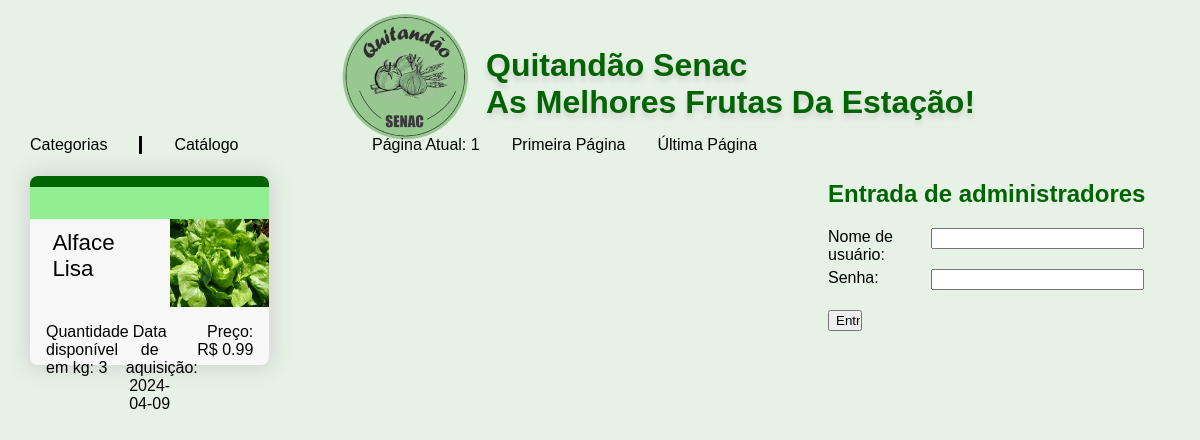
Before: /segunda_pag.php?nr_pag=1&id_cat=2 with the older database file.
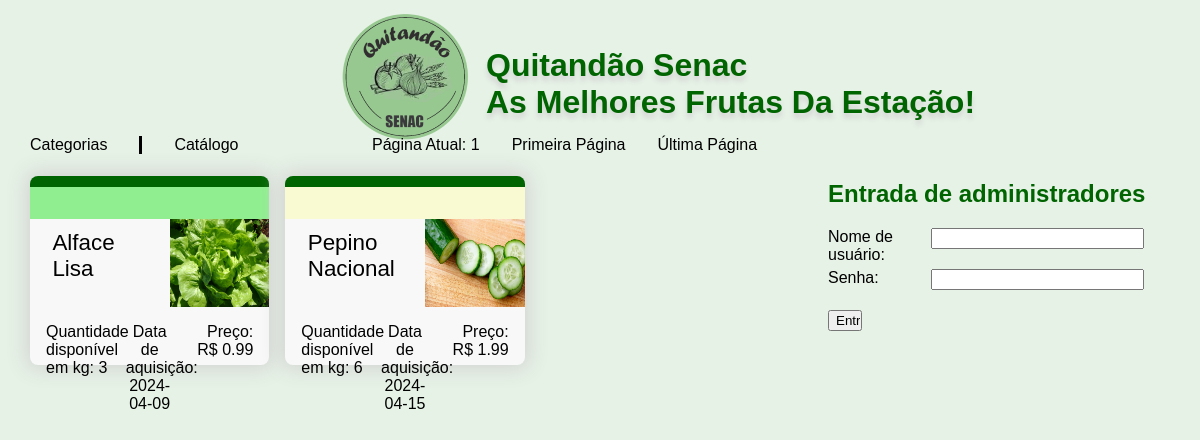
After: the same page with the newer database file.
### tables this page shows
CREATE TABLE `produtos` (
  `id_produto` int NOT NULL AUTO_INCREMENT,
  `nome_produto` varchar(255) NOT NULL,
  `foto_produto` varchar(255) NOT NULL DEFAULT 'Sem Foto',
  `estado` varchar(100) NOT NULL DEFAULT 'Bom',
  `quantidade` int NOT NULL,
  `preco` float(4,2) NOT NULL,
  `data_adicao` date NOT NULL,
  `id_categoria` int NOT NULL,
  PRIMARY KEY (`id_produto`),
  KEY `fk_produto_categoria` (`id_categoria`),
  CONSTRAINT `fk_produto_categoria` FOREIGN KEY (`id_categoria`) REFERENCES `categorias` (`id_categoria`)
);

### segunda_pag.php (the view, shortened to what the changed rows need)
<?php
    include "conexao.php";
    if ( isset($_GET['id_cat']) ) {
        $id_cat = $_GET['id_cat'];
        $inicio = 0;
        $produtosPorPagina = 9;
        if ( isset($_GET['nr_pag']) ) {
            $pagina_atual = $_GET['nr_pag'] - 1;
            $inicio = $pagina_atual * $produtosPorPagina;
        }
        else {
            $pagina_atual = 0;
        }
    }
    else {
    }
?>
<!DOCTYPE html>
<html lang="pt-br">
<head>
    <link rel="stylesheet" href="estilo.css">
</head>
<body>
    <header>
        <h1>
            Quitandão Senac<br>
            As Melhores Frutas Da Estação!
        </h1>
    </header>
    <main id="catalogo">
    <?php
        $produtos = mysqli_query($conexao, "SELECT * FROM produtos INNER JOIN categorias WHERE produtos.id_categoria = categorias.id_categoria AND produtos.id_categoria = $id_cat LIMIT $inicio, $produtosPorPagina");
        $quantBloco = 0;
        $numBloco = 0;
        while ( $produto = mysqli_fetch_assoc($produtos) ) {
            $quantBloco++;
            $numBloco++; if ( $quantBloco>9 ) {
                break;
            }
            if ( $produto['nome_categoria'] === "Frutas" ) {
                $corCat = "cor-frutas";
            }
            else if ( $produto['nome_categoria'] === "Verduras" ) {
                $corCat = "cor-verduras";
            }
            if ( $produto['estado'] == "Ótimo" ) {
                $estadoP = "estado-otimo";
            }
            else if ( $produto['estado'] == "Bom" ) {
                $estadoP = "estado-bom";
            }
            else if ( $produto['estado'] == "Ruim" ) {
                $estadoP = "estado-ruim";
            }
            ?>
        <div class="f<?= $numBloco." ".$corCat ?> visualizavel">
                <div class="<?= $estadoP ?>"></div>
                <p class="produto">
                    <?= $produto['nome_produto']; ?>
                </p>
                <?php if ( $produto['foto_produto'] !== "Sem Foto" ) { ?>
                    <p class="foto">
                        <img src="<?= $produto['foto_produto']?>">
                    </p>
                <?php }
                    else { ?>
                    <p class="foto sem_foto">
                        Sem foto do produto.
                    </p>
                <?php } ?>
                <p class="quant">Quantidade disponível em kg:
                    <?= $produto['quantidade']; ?>
                </p>
                <p class="preco">Preço:
                    <br>R$ <?= $produto['preco']; ?>
                </p>
                <p class="data">Data de aquisição:
                    <br><?= $produto['data_adicao']; ?>
                </p>
            </div>
        <?php }
         ?>
    </main>
    <aside id="formularios">
    <?php
            if ( $_SESSION ) {
        ?>
        <form action="salvar_produto.php" id="cadastro" method="post" enctype="multipart/form-data">
            <h2>Cadastre um produto</h2>
            <p>
                <label for="nome">Nome:</label>
                <input type="text" name="nome" id="nome">
            </p>
            <p>
                <label for="quantidade">Quantidade em kg:</label>
                <input type="number" name="quantidade" id="quantidade">
            </p>
            <p>
                <label for="estado">Estado:</label>
                <select name="estado" id="estado">
                    <option value="">Selecione</option>
                    <option value="Ótimo">Ótimo</option>
                    <option value="Bom">Bom</option>
                    <option value="Ruim">Ruim</option>
                </select>
            </p>
            <p>
                <label for="data">Data de aquisição:</label>
                <input type="date" name="data" id="data">
            </p>
            <p>
                <label for="categoria">Categoria:</label>
                <select name="categoria" id="categoria">
                    <option value="">Selecione</option>
                    <?php
                        $categorias = mysqli_query($conexao, "SELECT * FROM categorias");
                        while ($cat = mysqli_fetch_assoc($categorias)) {
                            echo "<option value=" . $cat["id_categoria"] . ">" . $cat["nome_categoria"] . "</option>";
                        }
                    ?>
                </select>
            </p>
            <p>
                <label for="foto">Foto do produto:</label>
                <input type="file" name="foto" id="foto">
            </p>
            <p>
                <label>Preço:</label>
                <input type="number" name="preco" step="0.01">
            </p>
            <p>
                <button type="submit" id="botao_cadastrar">Salvar</button>
            </p>
        </form>
        <?php
            }
            else { ?>
            <form action="login.php" method="post" id="login">
                <h2>Entrada de administradores</h2>
            </form>
        <?php }
        ?>
    </aside>
</body>
</html>

Changed rows visible on the page:
added produtos: nome_produto "Pepino Nacional", foto_produto (picture), quantidade "6", preco "1.99", data_adicao "2024-04-15"
